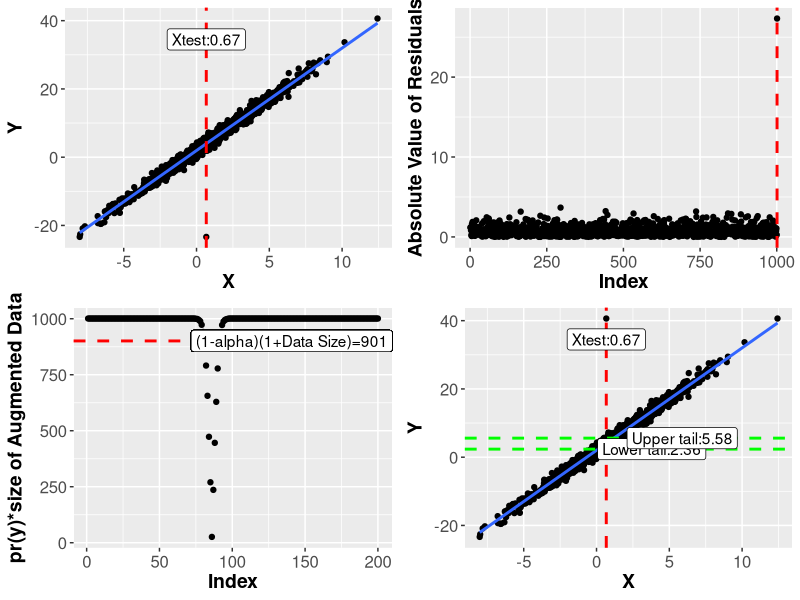
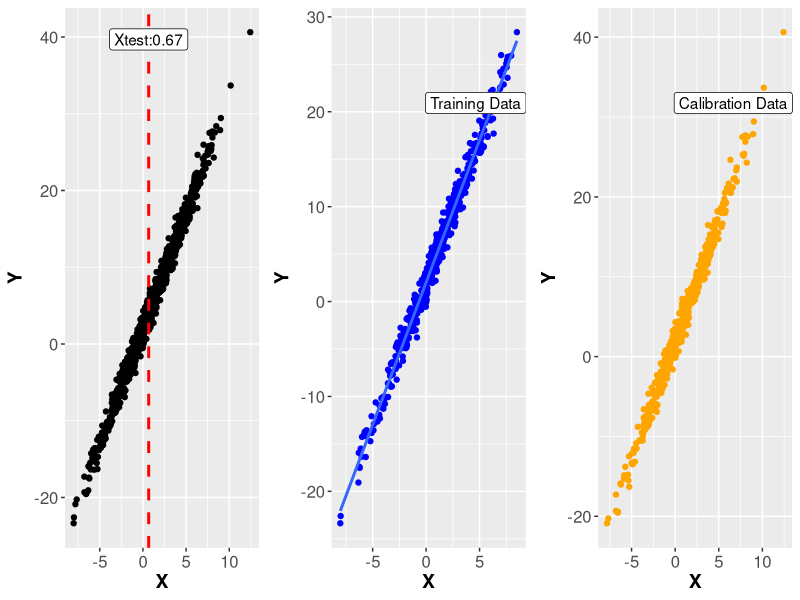
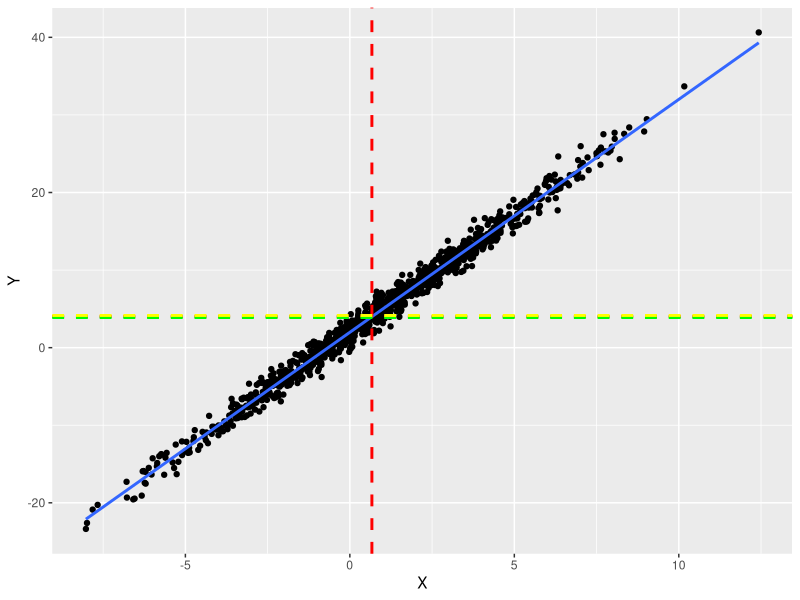

Write the R code that produced these figures, in order.
#################################################################################################
###SIMPLE EXAMPLE: FULL CONFORMAL PREDICTION METHOD##############################################
##################################################################################################
install.packages(ggplot2)
library(ggplot2)
install.packages("ggpubr")
library(ggpubr)
install.packages("cowplot")
library(cowplot)
##Setting up random data 
set.seed(1)
n<-1000
X<-rnorm(n,1,3)
U<-rnorm(n,0,1)
Y<-2+3*X+U
datXY<-cbind.data.frame(X,Y)
###data point to predict
Xnew<-0.67

###set of candidate y-values for test value,X
candidate_y<-seq(from=min(Y),to=max(Y),length=200)
alpha<-0.1

####Full conformal prediction#####################################
###################################################################
listc<-NULL
for (i in 1:length(candidate_y)){
  point<-c(Xnew,candidate_y[i])
  newDat<-rbind.data.frame(datXY,point)
  names(newDat)<-c("X","Y")
  mod<-lm(Y~X,data=newDat)   ###Step 1:linear regression
  resid<-abs(mod$residuals)    ###Step 2: Absolute value of residuals
  threshold<-resid[length(resid)]  
  pi0<-ifelse(resid<=threshold,1,0) ##Step 3: proportion of residuals<=residuals for Xnew
  piy<-sum(pi0)/(nrow(newDat))
  threshold2<-ceiling((1-alpha)*(nrow(newDat))) ##Step 4: threshold of (n+1)(1-alpha)
  piyp<-piy*(nrow(newDat))
  if (piyp<=threshold2)
  {listc<-rbind(listc,candidate_y[i])}        ###Step 5: choosing candidate y values<= threshold
  
  else {next}
  
}

v<-range(listc)

############################################################################
############################################################################
##plotting results##########################################################

###Demonstrating-Step 1: linear regression-using candidate value y1
point<-c(Xnew,candidate_y[1])
newDat<-rbind.data.frame(datXY,point)
names(newDat)<-c("X","Y")
mod<-lm(Y~X,data=newDat)
a<-ggplot2::ggplot(data=newDat,aes(x=X,y=Y))+geom_point()+geom_smooth(method="lm",se=FALSE)+
     geom_vline(xintercept=0.67,col="red",linetype="dashed",size=1)

a1<-a+annotate(x=0.67,y=+Inf,label="Xtest:0.67",vjust=2,geom="label")+
  theme(axis.text=element_text(size=12),
        axis.title=element_text(size=14,face="bold"))

##step2: Absolute value of residuals
z<-1:1001
resid<-abs(mod$residuals)
f<-cbind.data.frame(z,resid)
names(f)<-c("z","resid")
lastval<-f[1001,2]

b<-ggplot(data=f,aes(x=z,y=resid))+geom_point()+
  geom_vline(xintercept=1001,col="red",linetype="dashed",size=1)+
  xlab("Index")+ylab("Absolute Value of Residuals")


b1<-b+annotate(x=101,y=+Inf,label="R(Xtest,y)",vjust=2,hjust=-6.5,geom="label")+
  theme(axis.text=element_text(size=12),
        axis.title=element_text(size=14,face="bold"))

###Step-3
listp<-NULL
for (i in 1:length(candidate_y)){
  point<-c(Xnew,candidate_y[i])
  newDat<-rbind.data.frame(datXY,point)
  names(newDat)<-c("X","Y")
  mod<-lm(Y~X,data=newDat)   ###Step 1:linear regression
  resid<-abs(mod$residuals)    ###Step 2: Absolute value of residuals
  threshold<-resid[length(resid)]  
  pi0<-ifelse(resid<=threshold,1,0) ##Step 3: proportion of residuals<=residuals for Xnew
  piy<-sum(pi0)/(nrow(newDat))
  threshold2<-ceiling((1-alpha)*(nrow(newDat))) ##Step 4: threshold of (n+1)(1-alpha)
  piyp<-piy*(nrow(newDat))
  listp<-rbind(listp,piyp)
  
}

th<-ceiling((1-alpha)*(nrow(newDat)))
t<-rep(th,200)

g<-cbind.data.frame(t,listp,1:200)
names(g)<-c("Threshold","pi","Index")

thc<-g$Threshold
c<-ggplot(data=g,aes(x=Index,y=pi))+geom_point()+
  geom_hline(yintercept=thc,col="red",linetype="dashed",size=1)+
  ylab("pr(y)*size of Augmented Data")

c1<-c+annotate(x=+Inf,y=thc,label="(1-alpha)(1+Data Size)=901",hjust=1,geom="label")+
  theme(axis.text=element_text(size=12),
        axis.title=element_text(size=14,face="bold"))

###############################################################################
####Prediction intervals#######################################################
j<-range(listc)

d<-ggplot(data=newDat,aes(x=X,y=Y))+geom_point()+geom_smooth(method="lm",se=FALSE)+
  geom_vline(xintercept=0.67,col="red",linetype="dashed",size=1)+
  geom_hline(yintercept=j[1],col="green",linetype="dashed",size=1)+
  geom_hline(yintercept=j[2],col="green",linetype="dashed",size=1)
  

d1<-d+annotate(x=0.67,y=+Inf,label="Xtest:0.67",vjust=2,geom="label")+
  annotate(x=+Inf,y=j[1],label="Lower tail:2.36",hjust=1.8,geom="label")+
  annotate(x=+Inf,y=j[2],label="Upper tail:5.58",hjust=1.5,geom="label")+
  theme(axis.text=element_text(size=12),
        axis.title=element_text(size=14,face="bold"))
  

plot_grid(
  a1,b1,c1,d1,
  align = "h", axis = "tb",
  nrow = 2, rel_widths = c(2, 2)
)


############################################################################################
###########SPLIT CONFORMAL PREDICTION-SIMPLE EXAMPLE########################################
############################################################################################
set.seed(2)
alpha<-0.1
ind<-sample(nrow(datXY),floor(nrow(datXY)/2),replace=FALSE)##split into training and calibration sets
Ytrain<-data.frame(datXY[ind,2])
Xtrain<-data.frame(datXY[ind,1])
train<-cbind.data.frame(Xtrain,Ytrain)
names(train)<-c("X","Y")
mod<-lm(Y~X,data=train)
Ycalib<-datXY[-ind,2]
Xcalib<-datXY[-ind,1]
calib<-cbind.data.frame(Xcalib,Ycalib)
names(calib)<-c("X","Y")
resid_calib<-abs(calib[,2]-predict(mod,calib)) ##Conformity scores on calibration set
yhat<-predict(mod,newdata=data.frame(X=Xnew))
emp<-ceiling((1+nrow(calib))*(1-alpha)) ##threshold or k
##find empth empirical quantile
resid_calib_sorted<-sort(resid_calib) ##sorted conformity scores on calibration set
emp_qtile<-resid_calib[emp] ##finding the kth empirical quantile 
pred_interval<-c(yhat-emp_qtile,yhat+emp_qtile)  ##prediction interval

############################################################################################
############################################################################################
##Step 1: split into training and calibration data 
##Step 2: regression on training data 
a<-ggplot(datXY,aes(x=X,y=Y))+geom_point()+
  geom_vline(xintercept=0.67,col="red",linetype="dashed",size=1)
b<-ggplot(train,aes(x=X,y=Y))+geom_point(col="blue")+geom_smooth(method="lm",se=FALSE)
c<-ggplot(calib,aes(x=X,y=Y))+geom_point(col="orange")

a1<-a+annotate(x=+Inf,y=+Inf,label="Entire Data",vjust=3,hjust=-7,geom="label")+
  annotate(x=0.67,y=+Inf,label="Xtest:0.67",vjust=2,geom="label")+
  theme(axis.text=element_text(size=12),
        axis.title=element_text(size=14,face="bold"))

b1<-b+annotate(x=+Inf,y=+Inf,label="Training Data",vjust=5,hjust=1,geom="label")+
  theme(axis.text=element_text(size=12),
        axis.title=element_text(size=14,face="bold"))
c1<-c+annotate(x=+Inf,y=+Inf,label="Calibration Data",vjust=5,hjust=1,geom="label")+
  theme(axis.text=element_text(size=12),
        axis.title=element_text(size=14,face="bold"))

plot_grid(
  a1, b1,c1,
  align = "h", axis = "tb",
  nrow = 1, rel_widths = c(1, 1)
)

###step 3: conformity scores
###ranking of conformity scores to 
###obtain kth smallest empirical quantile 
###where k=(1-alpha)*(1+size(calibration set))
f<-cbind.data.frame(resid_calib,1:500,yhat)
g<-cbind.data.frame(resid_calib_sorted,1:500,yhat)
names(f)<-c("resid","conseq","yhat")
names(g)<-names(f)
d<-ggplot(f,aes(x=conseq,y=resid))+geom_point(col="orange")+
  xlab("Index from 1 to 500")+ylab("Conformity Scores(unsorted)")
e<-ggplot(g,aes(x=conseq,y=resid))+geom_point(col="purple")+
  geom_vline(xintercept=emp,col="red",linetype="dashed",size=1)+
  geom_hline(yintercept=emp_qtile,col="red",linetype="dashed",size=1)+
  xlab("Index from 1 to 500")+ylab("Conformity scores")

e1<-e+annotate(x=emp,y=+Inf,label="kth position",vjust=2,geom="label")+
  annotate(x=+Inf,y=emp_qtile,label="kth empirical quantile",hjust=1.8,geom="label")+
  annotate(x=200,y=0.7,label="Sorted conformity scores(calibration data)",geom="label")+
  theme(axis.text=element_text(size=12),
        axis.title=element_text(size=14,face="bold"))

###Step 4: obtaining (1-alpha) prediction intervals using
##predicted y and kth empirical quantilea 
k<-ggplot(datXY,aes(x=X,y=Y))+geom_point()+geom_smooth(method="lm",se=FALSE)+
  geom_vline(xintercept=0.67,col="red",linetype="dashed",size=1)+
  geom_hline(yintercept=yhat,col="red",linetype="dashed",size=1)+
  geom_hline(yintercept=3.885431,col="green",linetype="dashed",size=1)+
  geom_hline(yintercept=4.148118 ,col="yellow",linetype="dashed",size=1)
k

############make dataset small in R to 
#######################zoom in on upper and lower tails of prediction interval
library(dplyr)
library(tidyverse)

dat2<-datXY%>%filter(X>=-2.5 & X<=2.5)%>%filter(Y>0& Y<6)
k<-ggplot(dat2,aes(x=X,y=Y))+geom_point()+
  geom_vline(xintercept=0.67,col="red",linetype="dashed",size=1)+
  geom_hline(yintercept=yhat,col="red",linetype="dashed",size=1)+
  geom_hline(yintercept=pred_interval[1],col="green",linetype="dashed",size=1)+
  geom_hline(yintercept=pred_interval[2],col="green",linetype="dashed",size=1)

#a+annotate(x=0.67,y=+Inf,label="Xtest:0.67",vjust=2,geom="label")
k1<-k+annotate(x=0.67,y=+Inf,label="Xtest:0.67",vjust=5,hjust=1,geom="label")+
  annotate(x=+Inf,y=yhat,label="Predicted y:4.017",hjust=2,geom="label")+
  annotate(x=+Inf,y=pred_interval[1],label="Lower tail:3.89",hjust=5,vjust=1,geom="label")+
  annotate(x=+Inf,y=pred_interval[2],label="Upper tail:4.15",hjust=5,vjust=0.05,geom="label")+
  annotate(x=0,y=1,label="Upper tail:Predicted y+kth empirical quantile",geom="label")+
  annotate(x=0,y=0.75,label="Lower tail:Predicted y-kth empirical quantile",geom="label")+
  theme(axis.text=element_text(size=12),
        axis.title=element_text(size=14,face="bold"))



